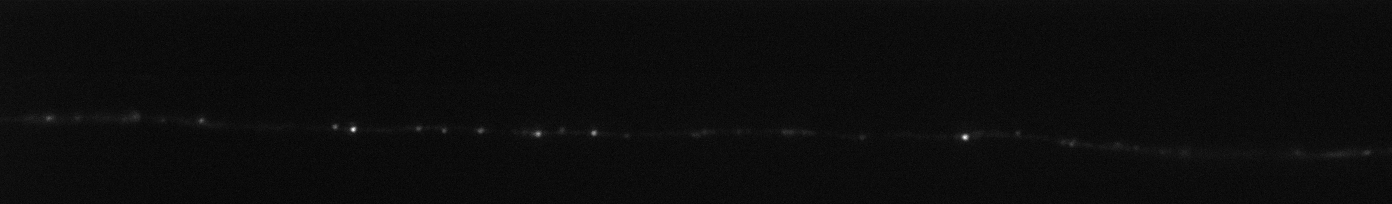
%> input picture Project3/images/001_a5_002_t001.tif, 1392 x 204 px
$ octave q22_23.m   (GNU Octave 9; MATLAB toolbox functions it lacks are replaced by stand-ins)
%> lines starting %> are read from the running program, lines starting %| are printed output that depends on the picture
%> further down, I is the input picture: size 204x1392 uint16; min 190, max 2535, mean 311
### Project3/LocalMaxima_Minima.m
function [Local_max, Local_min] = LocalMaxima_Minima(I, mask_size)
%> called with mask_size = 5

[m, n] = size(I);
%> m = 204; n = 1392
pad_l = (mask_size - 1) / 2;
I_max_p = padarray(I, [pad_l, pad_l]);
I_min_p = padarray(I, [pad_l, pad_l], max(I(:)) + 1)
Local_max = zeros(m, n);
Local_min = zeros(m, n);

for i = 1 : m
    for j = 1 : n
        center = I_max_p(i + pad_l, j + pad_l);
        max_window = I_max_p(i : i + mask_size - 1, j : j + mask_size - 1);
        max_window(pad_l + 1, pad_l + 1) = center - 1;
        if all(max_window(:) < center)
            Local_max(i, j) = 1;
        end

        min_window = I_min_p(i : i + mask_size - 1, j : j + mask_size - 1);
        min_window(pad_l + 1, pad_l + 1) = center + 1;
        if all(min_window(:) > center)
            Local_min(i, j) = 1;
        end
    end
end
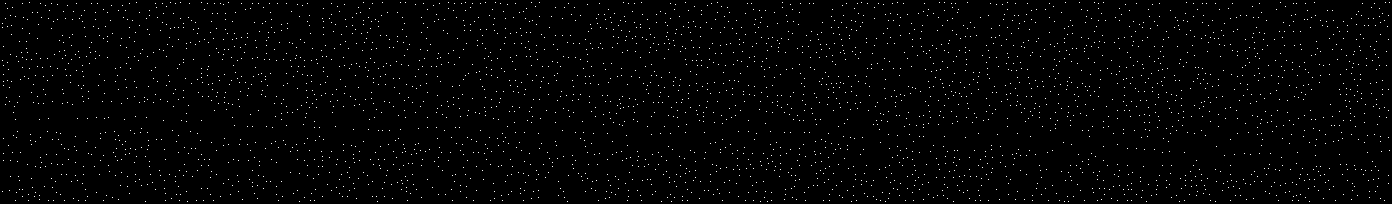
%> Local_max: size 204x1392 double; values 0 (black) and 1 (white), 1.2% white in thin lines or dots
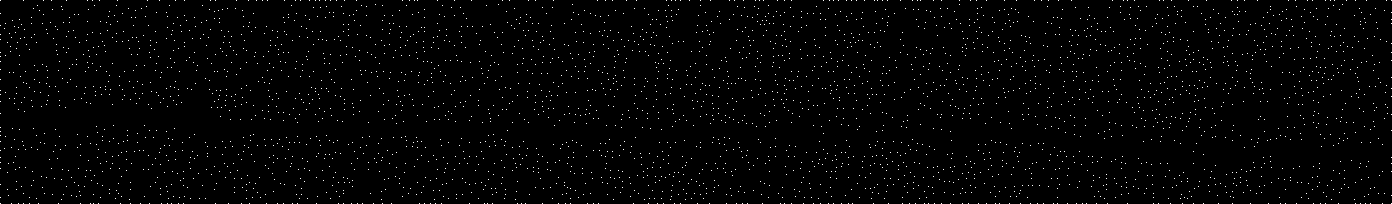
%> Local_min: size 204x1392 double; values 0 (black) and 1 (white), 1.3% white in thin lines or dots
%> after the loop, max_window = [286 269 203 0 0; 270 252 189 0 0; 204 189 140 0 0; 0 0 0 0 0; 0 0 0 0 0]; min_window = [286 269 203 1915 1915; 270 252 189 1915 1915; 204 189 142 1915 1915; 1915 1915 1915 1915 1915; 1915 1915 1915 1915 1915]

end

### Project3/im_knn.m
function I_knn = im_knn(X, Y, k)
    X_size = size(X, 1);
    Y_size = size(Y, 1);
    d_m = zeros(Y_size, X_size);
    for i = 1 : X_size
        d_m(:, i) = sum(bsxfun(@minus, Y, X(i, :)) .^ 2, 2);
    end

    [~, I] = sort(d_m);
    I_knn = I(1 : k, :)';
end

### Project3/q22_23.m
clear, close all;

% [5 lines of commented-out code are left out]
I = imread('images/001_a5_002_t001.tif');
figure, imshow(I,[]);
% if ~exist(outputdir, 'dir')
%     mkdir(outputdir);
% end
lambda = 515;
NA = 1.4;
pixel_size = 65;
sigma = 0.61 * lambda / NA / 3 / pixel_size;

% [11 lines of commented-out code are left out]
I_smooth = imfilter(I, fspecial('gaussian',  round(sigma * 6), sigma));


mask_size = 5;
[I_MAX,~] = LocalMaxima_Minima(I_smooth, mask_size);

[m, n] = size(I_smooth);
%> m = 204; n = 1392
pad_l = (mask_size - 1) / 2;
I_padding = padarray(I_smooth, [pad_l, pad_l]);

Local_max = zeros(m, n);
Local_min = zeros(m, n);

for i = 1 : m
    for j = 1 : n
        center = I_padding(i + pad_l, j + pad_l);
        window = I_padding(i : i + mask_size - 1, j : j + mask_size - 1);
        window(pad_l + 1, pad_l + 1) = center - 1;
        if all(window(:) < center)
            Local_max(i, j) = 1;
        end
        window(pad_l + 1, pad_l + 1) = center + 1;
        if all(window(:) > center)
            Local_min(i, j) = 1;
        end
    end
end
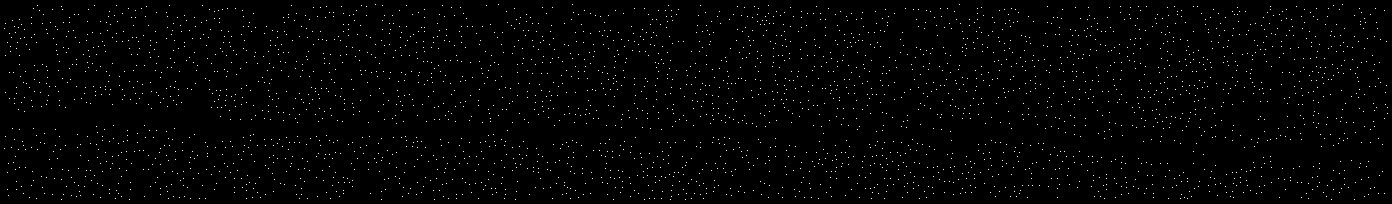
%> Local_min: size 204x1392 double; values 0 (black) and 1 (white), 1.2% white in thin lines or dots
%> after the loop, window = [286 269 203 0 0; 270 252 189 0 0; 204 189 142 0 0; 0 0 0 0 0; 0 0 0 0 0]
se = strel('disk', 3);
im_color = zeros([m, n, 3]);
im_color(:, :, 1) = imdilate(Local_max, se);
% im_color(:, :, 2) = imdilate(Local_min, se);
threshold = graythresh(mat2gray(I_smooth));
%> threshold = 0.153
im_color(:, :, 3) = mat2gray(I_smooth) > threshold ;
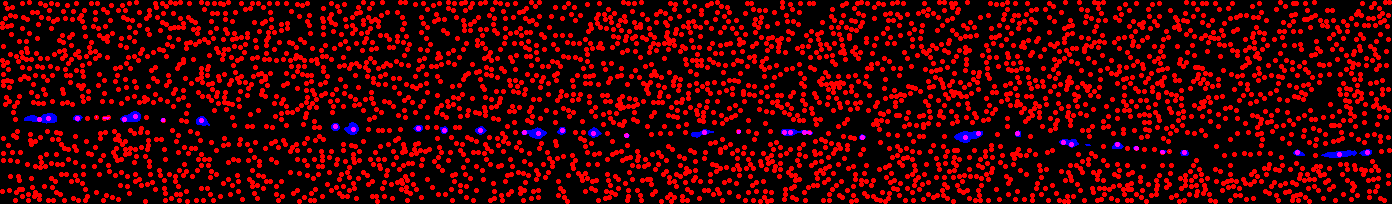
%> im_color: size 204x1392x3 double; mean R, G, B 0.258, 0, 0.00866
figure, imshow(im_color, []);


 imwrite(Local_max, [outputdir, filesep, 'local_maximum.tif'], 'compression', 'none');
 imwrite(Local_min, [outputdir, filesep, 'local_minimum.tif'], 'compression', 'none');

[Y, X] = ind2sub([m, n], find( Local_min == 1));
%> Y = 3324 values from 5 to 200; X = 3324 values from 5 to 1388
[Y_max, X_max] = ind2sub([m, n], find( Local_max == 1));
%> Y_max = 3549 values from 3 to 202; X_max = 3549 values from 3 to 1390
figure
TRI = delaunay(X, Y);
triplot(TRI, X, Y)
hold on;
scatter(X_max, Y_max);
%> figure, not shown here; highest point at x = 1355, y = 200
hold off
figure
TRI = delaunay(X_max, Y_max);
triplot(TRI, X_max, Y_max)
hold on;
scatter(X, Y);
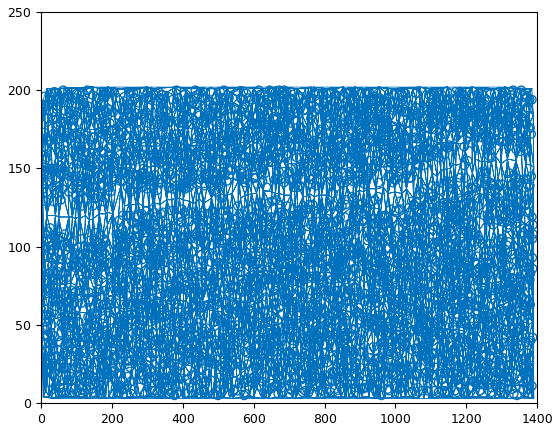
%> figure redrawn from the program's plot data; highest point at x = 568, y = 202
hold off

P_max = [X_max, Y_max];
P_min = [X, Y];
I_ind = im_knn(P_max, P_min, 3);
%> in im_knn, `X_size = size(X, 1);`: X_size = 3549
%> in im_knn, `Y_size = size(Y, 1);`: Y_size = 3324
%> in im_knn, `d_m = zeros(Y_size, X_size);`: d_m: size 3324x3549 double; every value is 0
%> after the loop in im_knn, `for i = 1 : X_size`:
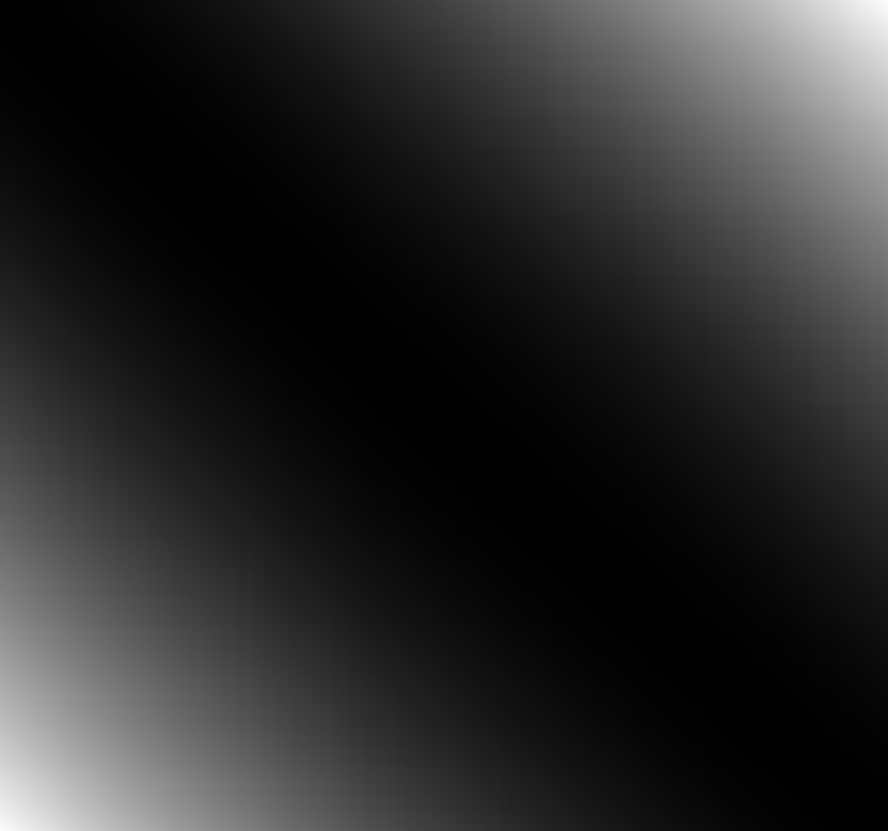
%> d_m: size 3324x3549 double (shown at 1/4 size); min 2, max 1944893, mean 320923.9; drawn with min black and max white
%> in im_knn, `[~, I] = sort(d_m);`:
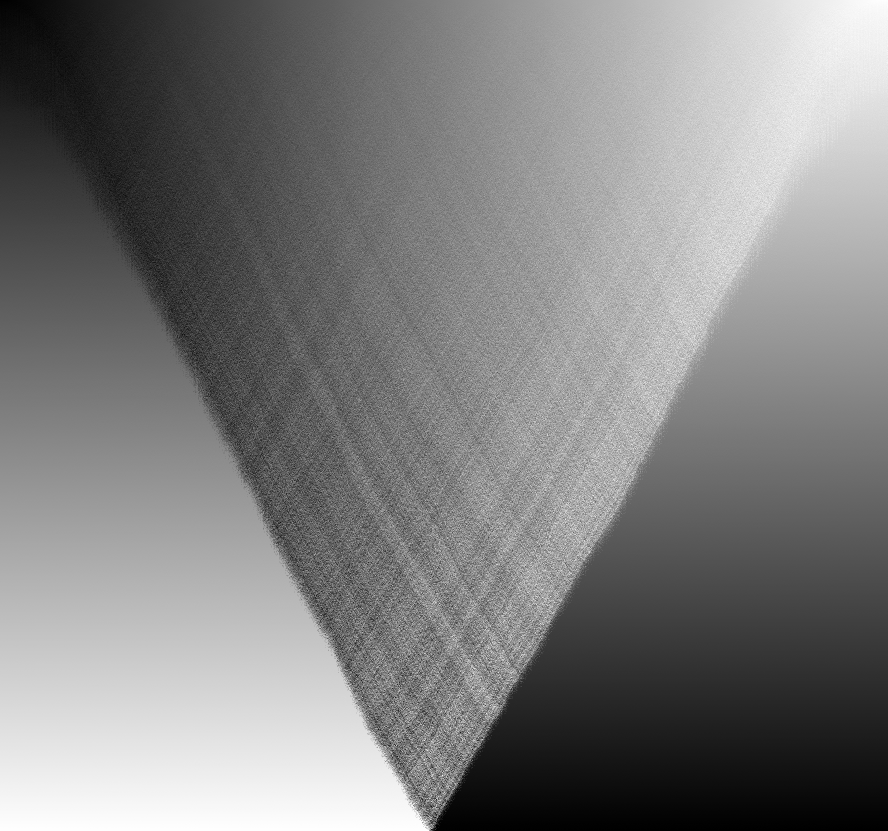
%> I: size 3324x3549 double (shown at 1/4 size); min 1, max 3324, mean 1662.5; drawn with min black and max white


rect = [600, 37, 385, 63]; %result from gerect
%> (the run ends here)
